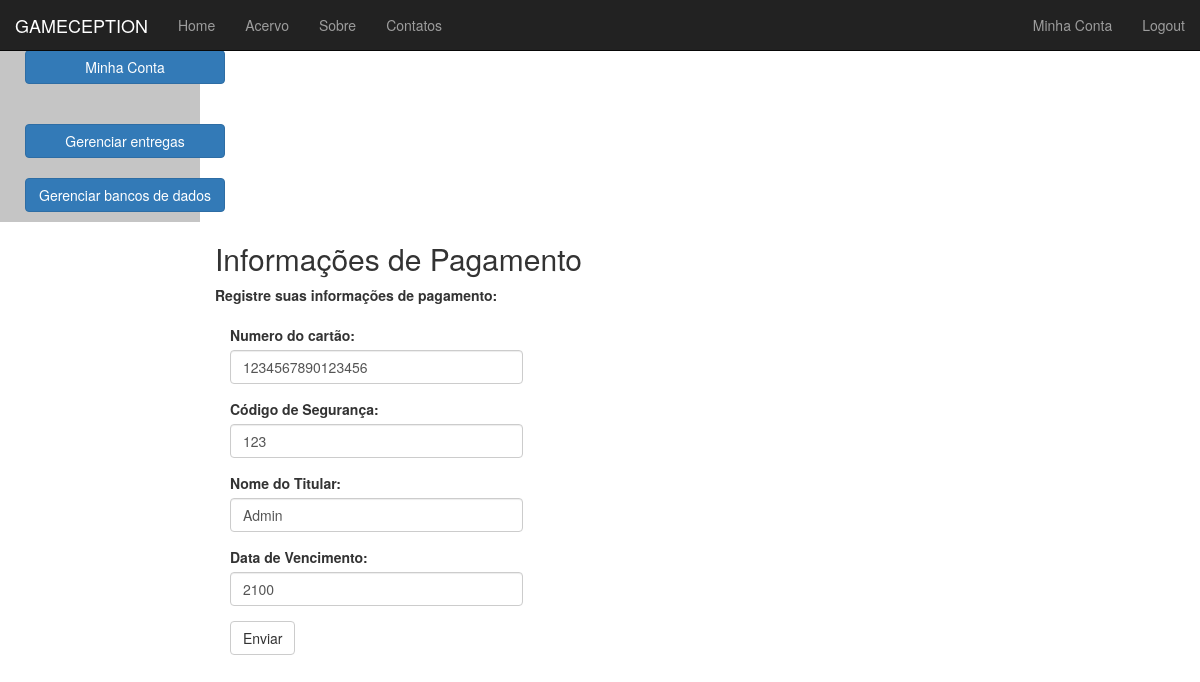
Page /Assinante/InfoPagamento/ (signed in) on the committed database.
### Assinante/models.py (models this page shows, shortened)
class DadosBancarios(models.Model):
    assinatura = models.OneToOneField(User)
    numeroCartao = models.CharField(max_length=20)
    codigoSeguranca = models.CharField(max_length=3)
    nomeTitular = models.CharField(max_length=200)
    vencimento = models.CharField(max_length=200)

### Assinante/views.py (the view)
def InfoPagamento(request):
    finalizado = False
    if request.method == 'POST':
        form = InfoPagamentoForm(request.POST)      #Se o request for POST o usuario esta submetendo o formulario
        if form.is_valid():
            numeroCartao = form.cleaned_data['numeroCartaoForm']        #Obtem os valores submetidos pelo usuario atraves do formulario
            codigoSeguranca = form.cleaned_data['codigoSegurancaForm']
            nomeTitular = form.cleaned_data['nomeTitularForm']
            vencimento = form.cleaned_data['vencimentoForm']
            username = request.user.get_username()                  #Obtem o nome do usuario
            user = User.objects.get(username=username)
            try:
                dados = DadosBancarios.objects.get(assinatura=user)     #Verifica se o usuario em questao ja possui dados bancarios
            except:     #Colocar o tipo do except
                dados = DadosBancarios.objects.create(assinatura=user)  #Se o usuario nao possuir dados bancarios ainda um objeto eh criado para armazena-los
            dados.numeroCartao = numeroCartao                   #Armazena os dados obtidos do formulario no objeto dados
            dados.codigoSeguranca = codigoSeguranca
            dados.nomeTitular = nomeTitular
            dados.vencimento = vencimento
            dados.save()                            #Salva as alteracoes para o banco de dados
            finalizado = True
    else:
        form = InfoPagamentoForm()
        try:
            username = request.user.get_username()
            user = User.objects.get(username=username)
            dados = DadosBancarios.objects.get(assinatura=user)         #Verifica se o usuario ja possui dados bancarios
            form.fields["numeroCartaoForm"].initial = dados.numeroCartao
            form.fields["codigoSegurancaForm"].initial = dados.codigoSeguranca     #Se existem dados bancarios antigos, estes sao mostrados ao usuario
            form.fields["nomeTitularForm"].initial = dados.nomeTitular             #permitindo a ele alterar alguns valores sem ter que reescrever os demais
            form.fields["vencimentoForm"].initial = dados.vencimento
        except:     #Colocar o tipo do except
            pass
    return render(request, 'Assinante/InfoPagamento.html', {'form': form, 'finalizado': finalizado})

### Assinante/views.py
class InfoPagamentoForm(forms.Form):
    numeroCartaoForm = forms.CharField(label='Numero do cartao', max_length=16, min_length=16)
    codigoSegurancaForm = forms.CharField(label='Codigo de seguranca', max_length=3, min_length=3)
    nomeTitularForm = forms.CharField(label='Nome do titular', max_length=200, min_length=2)
    vencimentoForm = forms.CharField(label='Ano de vencimento', max_length=4, min_length=4)

### Assinante/Templates/Assinante/InfoPagamento.html (shortened to what this page needs)
{% extends "MainPage.html" %}
{% block content %}
    {% if finalizado %}
        Os dados bancarios foram armazenados com sucesso.<br>
        <a href="{% url 'MinhaConta' %}"><button class="btn btn-md btn-primary" style="margin:10px">Voltar a sua conta</button></a><br />
    {% else %}
        <form role="form" action="/Assinante/InfoPagamento/" method="post">
            <h2 class="form-signin-heading">Informações de Pagamento</h2>
            <strong>Registre suas informações de pagamento:</strong><br/><br/>
            <div class="col-xs-4">
            <div class="form-group" >
                <p class="required">
                    <label for="{{ form.numeroCartaoForm.id_for_label }}">Numero do cartão:</label>
                    <input class="form-control"  id="{{ form.numeroCartaoForm.id_for_label }}" name="numeroCartaoForm" type="text"  placeholder="Numero do cartão" {% if form.numeroCartaoForm.value != None %}value="{{ form.numeroCartaoForm.value }}" {% endif %}/>
                </p>
            </div>
            <div class="form-group" >
                <p class="required">
                    <label for="{{ form.codigoSegurancaForm.id_for_label }}">Código de Segurança:</label>
                    <input class="form-control"  id="{{ form.codigoSegurancaForm.id_for_label }}" name="codigoSegurancaForm" type="text"  placeholder="Código de Segurança" {% if form.codigoSegurancaForm.value != None %}value="{{ form.codigoSegurancaForm.value }}" {% endif %}/>
                </p>
            </div>
            <div class="form-group" >
                <p class="required">
                    <label for="{{ form.nomeTitularForm.id_for_label }}">Nome do Titular:</label>
                    <input class="form-control"  id="{{ form.nomeTitularForm.id_for_label }}" name="nomeTitularForm" type="text"  placeholder="Nome do Titular" {% if form.nomeTitularForm.value != None %}value="{{ form.nomeTitularForm.value }}" {% endif %}/>
                </p>
            </div>
            <div class="form-group" >
                <p class="required">
                    <label for="{{ form.vencimentoForm.id_for_label }}">Data de Vencimento:</label>
                    <input class="form-control"  id="{{ form.vencimentoForm.id_for_label }}" name="vencimentoForm" type="text"  placeholder="Data de Vencimento" {% if form.vencimentoForm.value != None %}value="{{ form.vencimentoForm.value }}" {% endif %}/>
                </p>
            </div>
            <button type="submit" class="btn btn-default">Enviar</button>
            </div>
        </form>
    {% endif %}
{% endblock %}

### rows in the picture
DadosBancarios: numeroCartaoForm "1234567890123456", codigoSegurancaForm "123", nomeTitularForm "Admin", vencimentoForm "2100"
